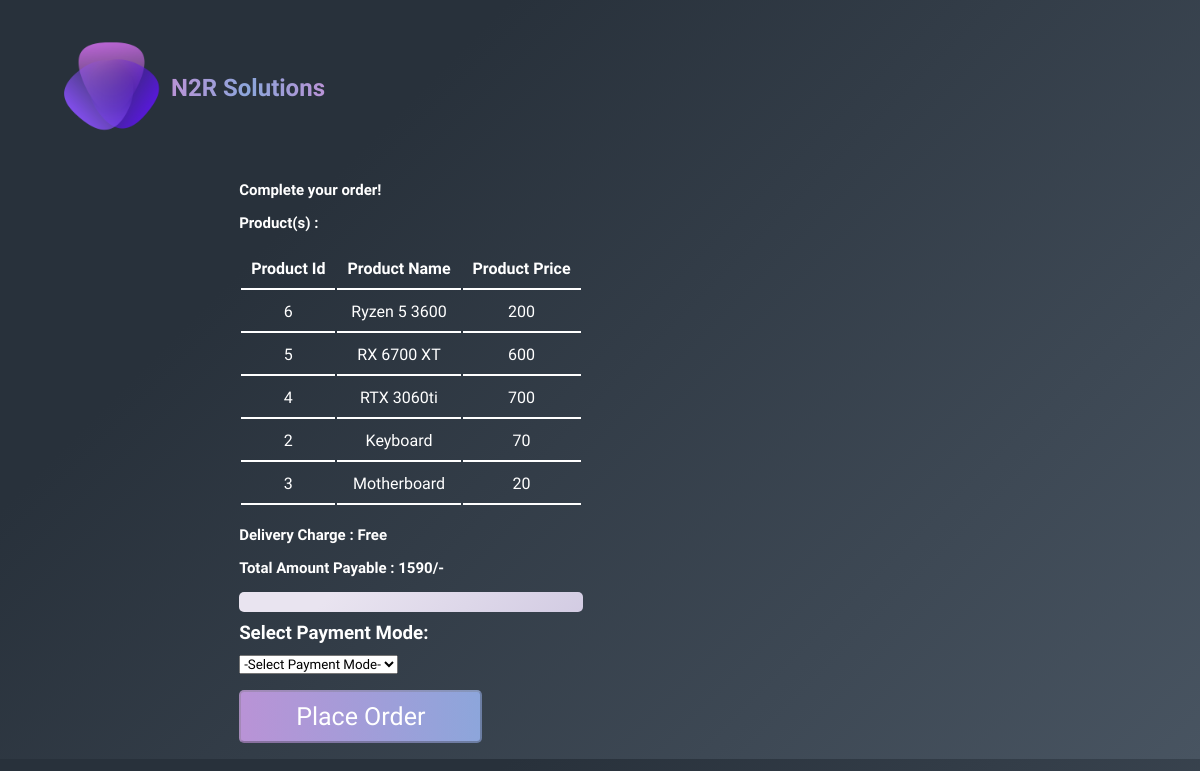
Page /checkout.php (signed in) on the earlier database version.
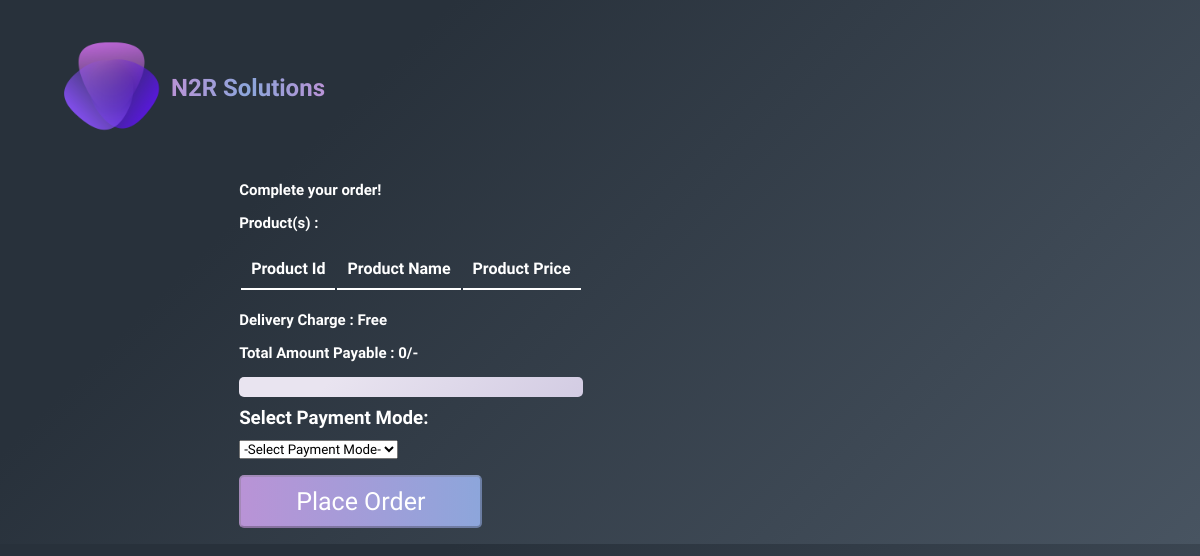
Same page on the later database version.
### tables this page shows
CREATE TABLE `cart` (
  `prd_id` int(10) NOT NULL,
  `user_id` int(10) NOT NULL
);

CREATE TABLE `product_details` (
  `prd_id` int(20) NOT NULL,
  `prd_name` varchar(30) NOT NULL,
  `prd_desc` varchar(500) NOT NULL,
  `prd_price` float NOT NULL,
  `prd_photo` varchar(100) NOT NULL
);

### checkout.php (the view, shortened to what this page needs)
<!DOCTYPE html>
<html lang="en">
<head>
<link rel="stylesheet" href="css/checkout.css">
</head>
<body>
  <div class="header">
    <div class="container">
        <div class="navbar">
            <div class="logo">
                <a href="home.php"> <img src="./Assets/logo.png" alt="n2r logo" width="100px" height="100px"></a>
                <h2>N2R Solutions</h2>
            </div>
        </div>
<div class="details">
  <div class="container">
    <div class="row">
      <div>
        <h1>Complete your order!</h1>
        <div>
          <h1><b>Product(s) : </b></h1>
          <table>
        <tr>
        <th>Product Id</th>
        <th>Product Name</th>
        <th>Product Price</th>
        </tr>
         <?php
        include("config.php");
        $user = $_SESSION['user'];
        $Items = mysqli_query($link,"SELECT prd_id FROM cart WHERE user_id=$user");
        $total = 0;
        while($temp = mysqli_fetch_assoc($Items))
        {
           $id_sql = "SELECT prd_name , prd_price FROM product_details WHERE prd_id=$temp[prd_id]";
           $item_details = mysqli_query($link,$id_sql);
           while($temp2 = mysqli_fetch_assoc($item_details))
           {
            $str2 = (float)$temp2['prd_price'];
            echo "<tr>";
            echo "<td>" . $temp['prd_id'] . "</td>";
            echo "<td>" . $temp2['prd_name'] . "</td>";
            echo "<td>" . $temp2['prd_price'] . "</td>";
            echo "</tr>";
           }
           $total = $total + $str2;
        }
        ?>
        </table>
        <br>
          <h1><b>Delivery Charge : </b>Free</h1>
          <h1><b>Total Amount Payable : <?php echo $total; ?>/-</h1>
        </div>
        <div class="address-div" id="add-div">
        <div class='saved-add' id='add-card'>
        </div>
          </div>
        <form action="" method="post" id="placeOrder">
          <h3 id="mode" >Select Payment Mode:</h3>
          <div class="form-group">
            <select name="pmode" class="form-control" required>
              <option value="" selected disabled required>-Select Payment Mode-</option>
            </select>
          </div>
          <div class="form-group">
            <form method="post">
            <input type="submit" name="submit" id="submit" value="Place Order" class="btn" disabled>
            </form>
          </div>
        </form>
      </div>
    </div>
  </div>
  </div>
</body>
</html>

### Css/checkout.css (style rules this page uses)
* { margin: 0; padding: 0; box-sizing: border-box; font-family: 'Raleway',sans-serif; }
body { height: fit-content; background-image: linear-gradient(315deg, #485461 0%, #28313b 74%); }
.navbar { display: flex; align-items: center; padding: 20px; }
a { text-decoration: none; color: white; }
h1 { color: white; font-weight: bolder; font-size: 50px; }
.container { max-width: 1300px; height: fit-content; margin: auto; padding-left: 25px; padding-right: 25px; }
.row { display: flex; align-items: center; flex-wrap: wrap; justify-content: space-around; }
.btn { background-image: linear-gradient(to right, #B993D6 0%, #8CA6DB 51%, #B993D6 100%); display: inline-block; color:white; text-decoration: none; padding: 10px 55px 10px 55px; border-radius: 5px; margin: 1rem 0 1rem; font-size: 25px; background-size: 200% auto; }
.header { box-shadow: 2rem white; }
.header .row { margin-top: 0; }
.logo { display: flex; align-items: center; margin: 1rem 0 1rem 1rem; }
.logo > h2 { background-image: linear-gradient(to right, #B993D6 0%, #8CA6DB 51%, #B993D6 100%); background-clip:unset; -webkit-background-clip: text; -webkit-text-fill-color: transparent; left:8rem; top:2rem; margin-left: 10px; }
h1 { margin-bottom: 15px; color: white; font-size: 15px; }
.details { margin-top: 5px; }
table { color: white; text-align: center; }
td , th ,tr { padding: 10px; border-bottom: 2px solid white; }
#mode { margin-top: 10px; margin-bottom: 10px; color:white; }
.saved-add { display: flex; flex-direction: column; background-image: linear-gradient(315deg, #D3CCE3 0%, #E9E4F0 74%); border-radius: 5px; padding: 10px; color: black; margin-bottom: 5px; gap: 2px; }

Differences in the rows shown:
removed cart: prd_id "6"
no longer on this page (row unchanged): product_details: prd_name "Ryzen 5 3600", prd_price "200"
removed cart: prd_id "5"
no longer on this page (row unchanged): product_details: prd_name "RX 6700 XT", prd_price "600"
removed cart: prd_id "4"
no longer on this page (row unchanged): product_details: prd_name "RTX 3060ti", prd_price "700"
no longer on this page (row edited): cart: prd_id "2"
no longer on this page (row unchanged): product_details: prd_name "Keyboard", prd_price "70"
no longer on this page (row edited): cart: prd_id "3"
no longer on this page (row unchanged): product_details: prd_name "Motherboard", prd_price "20"
Other differences:
$total: "1590" → "0"
